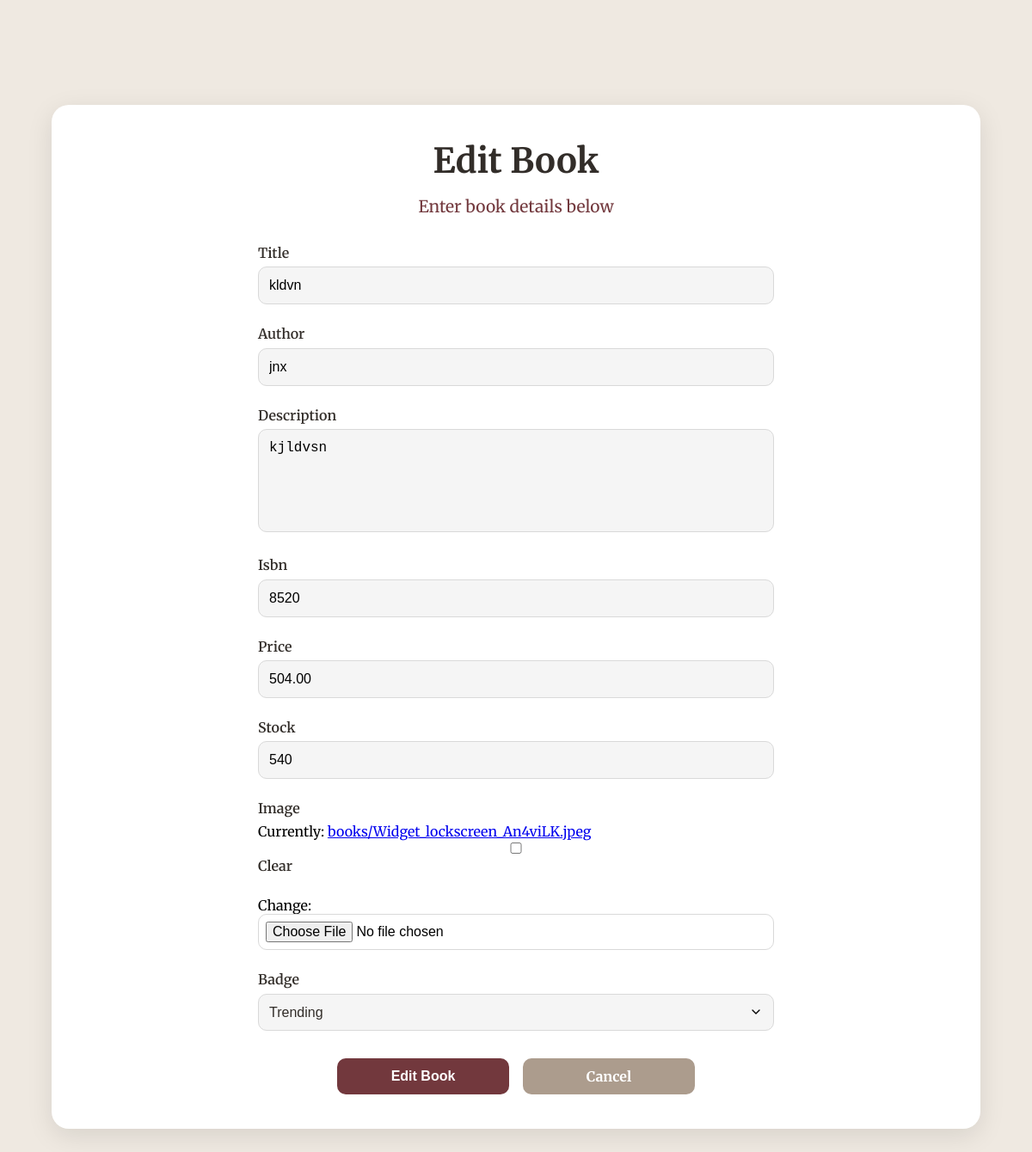
/library-admin/books/edit/35/ (signed in), run on the app's committed database.
### books/models.py (models this page shows, shortened)
class Book(models.Model):
    BADGE_CHOICES = [
        ('new', 'New Release'),
        ('trending', 'Trending'),
        ('bestseller', 'Bestseller'),
        ('sale', 'On Sale'),
    ]
    title = models.CharField(max_length=200)
    author = models.CharField(max_length=200)
    description = models.TextField()
    isbn = models.CharField(max_length=13, unique=True, null=True, blank=True)
    price = models.DecimalField(max_digits=10, decimal_places=2, default=Decimal('0.00'))
    stock = models.IntegerField(default=0)
    image = models.ImageField(upload_to='books/', null=True, blank=True)
    created_at = models.DateTimeField(auto_now_add=True)
    updated_at = models.DateTimeField(auto_now=True, null=True)
    badge = models.CharField(max_length=20, choices=BADGE_CHOICES, null=True, blank=True)
    genres = models.ManyToManyField(Genre, related_name='books')
    total_borrows = models.IntegerField(default=0)
    average_rating = models.FloatField(default=0.0)

### books/views.py (the view)
# urls.py: path('edit/<int:id>/', views.edit_book, name='edit_book'),
@login_required
@user_passes_test(is_admin)
def edit_book(request, id):
    book = get_object_or_404(Book, id=id)
    if request.method == 'POST':
        form = BookForm(request.POST, request.FILES, instance=book)
        if form.is_valid():
            book = form.save()
            for admin in User.objects.filter(is_staff=True):
                Notification.objects.create(
                    recipient=admin,
                    title=f'Book Updated: {book.title}',
                    message=f"Admin {request.user.username} has updated the book '{book.title}'",
                    notification_type='book_edited',
                    related_book=book
                )
            messages.success(request, 'Book updated successfully!')
            return redirect('books_admin:admin_book_management')
    else:
        form = BookForm(instance=book)
    return render(request, 'books/book_form.html', {'form': form, 'book': book, 'action': 'Edit'})

### books/forms.py
class BookForm(forms.ModelForm):
    class Meta:
        model = Book
        fields = [
            'title',
            'author',
            'description',
            'isbn',
            'price',
            'stock',
            'image',
            'badge'
        ]
        widgets = {
            'description': forms.Textarea(attrs={'rows': 5}),
            'badge': forms.Select(choices=Book.BADGE_CHOICES),
        }

### books/views.py (called while the page is built)
def is_admin(user):
    return user.is_staff

### Templates/books/book_form.html (shortened to what this page needs)
{% extends 'books/base.html' %}
{% load widget_tweaks %}
{% load static %}
{% block content %}
<div class="container">
  <div class="form-section">
    <h2 class="title">{{ action }} Book</h2>
    <p class="subtitle">Enter book details below</p>
    <form method="post" class="mt-4" enctype="multipart/form-data">
      {% for field in form %}
      <div class="form-group">
        <label for="{{ field.id_for_label }}">{{ field.label }}</label>
        {% if field.name == 'image' %}
          {% render_field field class="form-control" accept="image/*" %}
        {% else %}
          {% render_field field class="form-control" %}
        {% endif %}
      </div>
      {% endfor %}
      <div class="button-group">
        <button type="submit" class="submit-btn">{{ action }} Book</button>
        <a href="{% url 'books_admin:admin_book_management' %}" class="discard-btn">Cancel</a>
      </div>
    </form>
  </div>
</div>
{% endblock %}

### Static/css/Navbar_Footer.css (style rules this page uses)
body { margin: 0; padding: 0; overflow-x: hidden; width: 100%; min-height: 100vh; box-sizing: border-box; }
:root { --dark-brown: #322d29; --brand-red: #72383d; --warm-taupe: #ac9c8d; --light-gray: #d9d9d9; --cream: #efe9e1; }

### Static/css/book page admin.css (style rules this page uses)
* { margin: 0; padding: 0; box-sizing: border-box; }
:root { --dark-brown: #322d29; --brand-red: #72383d; --warm-taupe: #ac9c8d; --light-gray: #d9d9d9; --cream: #efe9e1; --white: #ffffff; }
body { background: var(--cream); font-family: "Merriweather", serif; min-height: 100vh; display: flex; flex-direction: column; padding: 0; margin-top: 90px; }
.container { display: flex; max-width: 1200px; width: 90%; background: var(--white); box-shadow: 0 8px 30px rgba(0, 0, 0, 0.1); border-radius: 20px; overflow: hidden; margin: 2rem auto; min-height: calc(100vh - 150px); }
.form-section { width: 100%; padding: 2.5rem; display: flex; flex-direction: column; align-items: center; justify-content: center; }
.form-section form { width: 60%; margin: 0 auto; }
.title { font-size: 2.5rem; font-weight: bold; color: var(--dark-brown); margin-bottom: 1rem; text-align: center; width: 100%; }
.subtitle { font-size: 1.2rem; color: var(--brand-red); margin-bottom: 2rem; text-align: center; width: 100%; }
.form-group { margin-bottom: 1.5rem; width: 100%; }
.form-group label { display: block; margin-bottom: 0.4rem; color: var(--dark-brown); font-weight: 600; }
.form-group input, .form-group textarea { width: 100%; padding: 0.75rem; border: 1.5px solid var(--light-gray); border-radius: 10px; font-size: 1rem; background: #f5f5f5; transition: border-color 0.3s ease; }
.form-group textarea { height: 120px; resize: none; }
.button-group { display: flex; gap: 1rem; margin-top: 2rem; justify-content: center; width: 100%; }
.submit-btn, .discard-btn { flex: 1; max-width: 200px; padding: 0.7rem; border: none; border-radius: 10px; font-size: 1rem; font-weight: bold; cursor: pointer; transition: all 0.3s ease; text-align: center; text-decoration: none; display: inline-flex; align-items: center; justify-content: center; }
.submit-btn { background: var(--brand-red); color: var(--white); }
.discard-btn { background: var(--warm-taupe); color: var(--white); }
.form-group input[type="file"] { padding: 0.5rem; background: transparent; }
.form-group select { width: 100%; padding: 0.75rem; border: 1.5px solid var(--light-gray); border-radius: 10px; font-size: 1rem; background: #f5f5f5; color: var(--dark-brown); transition: border-color 0.3s ease; appearance: none; background-repeat: no-repeat; background-position: right 0.75rem center; background-size: 1rem; }

### data on the page
Book: title "kldvn" "jnx" "kjldvsn" "8520" "504.00" "540" "Trending"

### other printed values
{{ action }} "Edit"
{{ field.label }} "Title" "Author" "Description" "Isbn" "Price" "Stock" "Image" "Badge"
